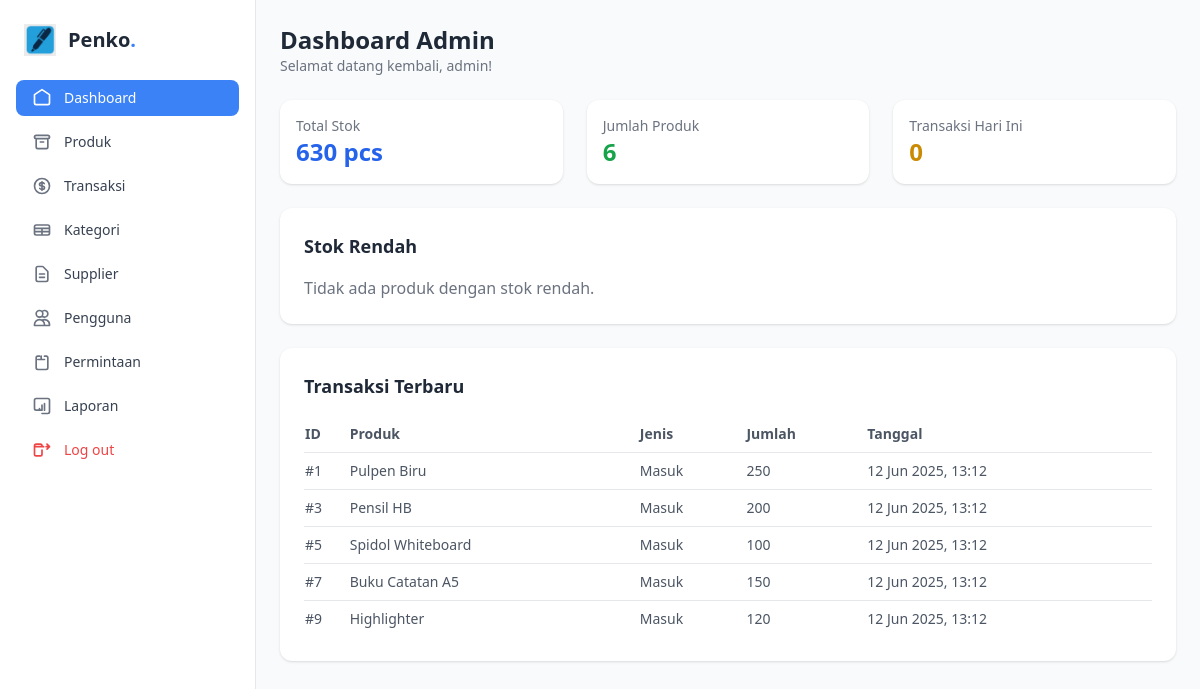
Page /admin/dashboard.php (signed in) on the committed database.
### tables this page shows
CREATE TABLE `transactions` (
  `id` INT AUTO_INCREMENT PRIMARY KEY,
  `product_id` int NOT NULL,
  `type` enum('masuk','keluar') NOT NULL,
  `quantity` int NOT NULL,
  `date` date NOT NULL,
  `user_id` int NOT NULL,
  `reference` varchar(100),
  `notes` text,
  `created_at` DATETIME DEFAULT CURRENT_TIMESTAMP,
  FOREIGN KEY (`product_id`) REFERENCES `products`(`id`) ON DELETE CASCADE,
  FOREIGN KEY (`user_id`) REFERENCES `users`(`id`) ON DELETE CASCADE
);

CREATE TABLE `products` (
  `id` INT AUTO_INCREMENT PRIMARY KEY,
  `name` varchar(100) NOT NULL,
  `description` text,
  `category_id` INT,
  `supplier_id` INT,
  `current_stock` int NOT NULL DEFAULT 0,
  `unit` varchar(20) NOT NULL,
  `price` DECIMAL(15,2) DEFAULT 0.00,
  `image` VARCHAR(255),
  `min_stock` int NOT NULL DEFAULT 10,
  `created_at` DATETIME DEFAULT CURRENT_TIMESTAMP,
  `updated_at` DATETIME DEFAULT CURRENT_TIMESTAMP ON UPDATE CURRENT_TIMESTAMP,
  FOREIGN KEY (`category_id`) REFERENCES `categories`(`id`) ON DELETE SET NULL,
  FOREIGN KEY (`supplier_id`) REFERENCES `suppliers`(`id`) ON DELETE SET NULL
);

### admin/dashboard.php (the view, shortened to what this page needs)
<?php
require_once '../koneksi/database.php';
function get_total_stock($conn) {
    $query = $conn->prepare("SELECT SUM(current_stock) AS total FROM products");
    $query->execute();
    $result = $query->get_result()->fetch_assoc();
    return $result['total'] ?? 0;
}
$product_count = 0;
$product_count_query = $conn->prepare("SELECT COUNT(*) AS product_count FROM products");
if ($product_count_query) {
    $product_count_query->execute();
    $product_count = $product_count_query->get_result()->fetch_assoc()['product_count'] ?? 0;
}
$today = date('Y-m-d');
$transaction_count = 0;
$transaction_count_query = $conn->prepare("SELECT COUNT(*) AS transaction_count FROM transactions WHERE DATE(date) = ?");
if ($transaction_count_query) {
    $transaction_count_query->bind_param("s", $today);
    $transaction_count_query->execute();
    $transaction_count = $transaction_count_query->get_result()->fetch_assoc()['transaction_count'] ?? 0;
}
$low_stock = [];
$low_stock_query = $conn->prepare("SELECT name, current_stock, min_stock FROM products WHERE current_stock <= min_stock");
if ($low_stock_query) {
    $low_stock_query->execute();
    $low_stock = $low_stock_query->get_result()->fetch_all(MYSQLI_ASSOC);
}
$recent_transactions = [];
$recent_transactions_query = $conn->prepare("
    SELECT t.id, t.type, t.quantity, t.created_at, p.name AS product_name
    FROM transactions t
    JOIN products p ON t.product_id = p.id
    ORDER BY t.created_at DESC
    LIMIT 5
");
if ($recent_transactions_query) {
    $recent_transactions_query->execute();
    $recent_transactions = $recent_transactions_query->get_result()->fetch_all(MYSQLI_ASSOC);
}
?>
<!DOCTYPE html>
<html lang="id">
<head>
    <script src="https://cdn.tailwindcss.com"></script>
</head>
<body class="bg-gray-50">
<div class="flex h-screen">
<aside class="w-64 bg-white border-r px-4 py-6 flex flex-col space-y-6">
    <div class="flex items-center space-x-3 px-2">
        <img src="../img/Logo.png" alt="Logo" class="h-8 w-8 object-cover" />
        <h1 class="text-xl font-semibold text-gray-800">Penko<span class="text-blue-500">.</span></h1>
    </div>
    <nav class="flex-1">
        <ul class="space-y-2">
            <li>
                <a href="dashboard.php" class="flex items-center px-4 py-2 rounded-lg text-white bg-blue-500 hover:bg-blue-600 transition">
                    <svg class="h-5 w-5 text-white" fill="none" stroke="currentColor" viewBox="0 0 24 24" xmlns="http://www.w3.org/2000/svg">
                        <path stroke-linecap="round" stroke-linejoin="round" stroke-width="2" d="M3 8l9-6 9 6v10a2 2 0 01-2 2H5a2 2 0 01-2-2V8z" />
                    </svg>
                    <span class="ml-3 text-sm font-medium">Dashboard</span>
                </a>
            </li>
            <li>
                <a href="products.php" class="flex items-center px-4 py-2 rounded-lg text-gray-700 hover:bg-blue-50 hover:text-blue-600 transition">
                    <svg class="h-5 w-5 text-gray-500" fill="none" stroke="currentColor" viewBox="0 0 24 24" xmlns="http://www.w3.org/2000/svg">
                        <path stroke-linecap="round" stroke-linejoin="round" stroke-width="2" d="M5 8h14M5 8a2 2 0 110-4h14a2 2 0 110 4M5 8v10a2 2 0 002 2h10a2 2 0 002-2V8m-9 4h4" />
                    </svg>
                    <span class="ml-3 text-sm font-medium">Produk</span>
                </a>
            </li>
            <li>
                <a href="transactions.php" class="flex items-center px-4 py-2 rounded-lg text-gray-700 hover:bg-blue-50 hover:text-blue-600 transition">
                    <span class="ml-3 text-sm font-medium">Transaksi</span>
                </a>
            </li>
            <li>
                <a href="categories.php" class="flex items-center px-4 py-2 rounded-lg text-gray-700 hover:bg-blue-50 hover:text-blue-600 transition">
                    <svg class="h-5 w-5 text-gray-500" fill="none" stroke="currentColor" viewBox="0 0 24 24" xmlns="http://www.w3.org/2000/svg">
                        <path stroke-linecap="round" stroke-linejoin="round" stroke-width="2" d="M3 10h18M3 14h18m-9-4v8m-7 0h14a2 2 0 002-2V8a2 2 0 00-2-2H5a2 2 0 00-2 2v8a2 2 0 002 2z" />
                    </svg>
                    <span class="ml-3 text-sm font-medium">Kategori</span>
                </a>
            </li>
            <li>
                <a href="suppliers.php" class="flex items-center px-4 py-2 rounded-lg text-gray-700 hover:bg-blue-50 hover:text-blue-600 transition">
                    <span class="ml-3 text-sm font-medium">Supplier</span>
                </a>
            </li>
            <li>
                <a href="users.php" class="flex items-center px-4 py-2 rounded-lg text-gray-700 hover:bg-blue-50 hover:text-blue-600 transition">
                    <svg class="h-5 w-5 text-gray-500" fill="none" stroke="currentColor" viewBox="0 0 24 24" xmlns="http://www.w3.org/2000/svg">
                        <path stroke-linecap="round" stroke-linejoin="round" stroke-width="2" d="M12 4.354a4 4 0 110 5.292M15 21H3v-1a6 6 0 0112 0v1zm0 0h6v-1a6 6 0 00-9-5.197M13 7a4 4 0 11-8 0 4 4 0 018 0z" />
                    </svg>
                    <span class="ml-3 text-sm font-medium">Pengguna</span>
                </a>
            </li>
            <li>
                <a href="requests.php" class="flex items-center px-4 py-2 rounded-lg text-gray-700 hover:bg-blue-50 hover:text-blue-600 transition">
                    <svg class="h-5 w-5 text-gray-500" fill="none" stroke="currentColor" viewBox="0 0 24 24" xmlns="http://www.w3.org/2000/svg">
                        <path stroke-linecap="round" stroke-linejoin="round" stroke-width="2" d="M9 5H7a2 2 0 00-2 2v12a2 2 0 002 2h10a2 2 0 002-2V7a2 2 0 00-2-2h-2m-4 0v4m0 0H7m4 0h4" />
                    </svg>
                    <span class="ml-3 text-sm font-medium">Permintaan</span>
                </a>
            </li>
            <li>
                <a href="reports.php" class="flex items-center px-4 py-2 rounded-lg text-gray-700 hover:bg-blue-50 hover:text-blue-600 transition">
                    <svg class="h-5 w-5 text-gray-500" fill="none" stroke="currentColor" viewBox="0 0 24 24" xmlns="http://www.w3.org/2000/svg">
                        <path stroke-linecap="round" stroke-linejoin="round" stroke-width="2" d="M9 17v-2m3 2v-6m3 6v-8m-9 8h6m-7 0H5a2 2 0 01-2-2V5a2 2 0 012-2h14a2 2 0 012 2v14a2 2 0 01-2 2h-7" />
                    </svg>
                    <span class="ml-3 text-sm font-medium">Laporan</span>
                </a>
            </li>
            <li>
                <a href="../logout.php" class="flex items-center px-4 py-2 rounded-lg text-red-500 hover:bg-red-50 hover:text-red-600 transition">
                    <svg class="h-5 w-5 text-red-500" fill="none" stroke="currentColor" viewBox="0 0 24 24" xmlns="http://www.w3.org/2000/svg">
                        <path stroke-linecap="round" stroke-linejoin="round" stroke-width="2" d="M17 8h4m0 0l-3-3m3 3l-3 3m-4-3H3m9 4v5a2 2 0 01-2 2H5a2 2 0 01-2-2V7a2 2 0 012-2h5a2 2 0 012 2v1" />
                    </svg>
                    <span class="ml-3 text-sm font-medium">Log out</span>
                </a>
            </li>
        </ul>
    </nav>
</aside>
    <main class="flex-1 p-6">
        <div class="mb-6">
            <h2 class="text-2xl font-semibold text-gray-800">Dashboard Admin</h2>
            <p class="text-sm text-gray-500">Selamat datang kembali, <?php echo htmlspecialchars($_SESSION['username'] ?? 'Admin'); ?>!</p>
        </div>
        <div class="grid grid-cols-1 md:grid-cols-3 gap-6 mb-6">
            <div class="bg-white p-4 rounded-xl shadow hover:shadow-md transition">
                <h4 class="text-sm text-gray-500">Total Stok</h4>
                <p class="text-2xl font-bold text-blue-600"><?php echo number_format(get_total_stock($conn), 0, ',', '.'); ?> pcs</p>
            </div>
            <div class="bg-white p-4 rounded-xl shadow hover:shadow-md transition">
                <h4 class="text-sm text-gray-500">Jumlah Produk</h4>
                <p class="text-2xl font-bold text-green-600"><?php echo number_format($product_count, 0, ',', '.'); ?></p>
            </div>
            <div class="bg-white p-4 rounded-xl shadow hover:shadow-md transition">
                <h4 class="text-sm text-gray-500">Transaksi Hari Ini</h4>
                <p class="text-2xl font-bold text-yellow-600"><?php echo number_format($transaction_count, 0, ',', '.'); ?></p>
            </div>
        </div>
        <div class="bg-white p-6 rounded-xl shadow mb-6">
            <h3 class="text-lg font-semibold text-gray-800 mb-4">Stok Rendah</h3>
            <?php if (!empty($low_stock)): ?>
                <table class="min-w-full text-sm text-gray-600">
                    <thead>
                        <tr>
                            <th class="text-left py-2">Produk</th>
                            <th class="text-left py-2">Stok</th>
                            <th class="text-left py-2">Min. Stok</th>
                        </tr>
                    </thead>
                    <tbody>
                        <?php foreach ($low_stock as $row): ?>
                            <tr class="border-t">
                                <td class="py-2"><?php echo htmlspecialchars($row['name']); ?></td>
                                <td class="py-2"><?php echo number_format($row['current_stock'], 0, ',', '.'); ?></td>
                                <td class="py-2"><?php echo number_format($row['min_stock'], 0, ',', '.'); ?></td>
                            </tr>
                        <?php endforeach; ?>
                    </tbody>
                </table>
            <?php else: ?>
                <p class="text-gray-500">Tidak ada produk dengan stok rendah.</p>
            <?php endif; ?>
        </div>
        <div class="bg-white p-6 rounded-xl shadow">
            <h3 class="text-lg font-semibold text-gray-800 mb-4">Transaksi Terbaru</h3>
            <?php if (!empty($recent_transactions)): ?>
                <table class="min-w-full text-sm text-gray-600">
                    <thead>
                        <tr>
                            <th class="text-left py-2">ID</th>
                            <th class="text-left py-2">Produk</th>
                            <th class="text-left py-2">Jenis</th>
                            <th class="text-left py-2">Jumlah</th>
                            <th class="text-left py-2">Tanggal</th>
                        </tr>
                    </thead>
                    <tbody>
                        <?php foreach ($recent_transactions as $row): ?>
                            <tr class="border-t">
                                <td class="py-2">#<?php echo $row['id']; ?></td>
                                <td class="py-2"><?php echo htmlspecialchars($row['product_name']); ?></td>
                                <td class="py-2"><?php echo ucfirst($row['type']); ?></td>
                                <td class="py-2"><?php echo number_format($row['quantity'], 0, ',', '.'); ?></td>
                                <td class="py-2"><?php echo date('d M Y, H:i', strtotime($row['created_at'])); ?></td>
                            </tr>
                        <?php endforeach; ?>
                    </tbody>
                </table>
            <?php else: ?>
                <p class="text-gray-500">Tidak ada transaksi terbaru.</p>
            <?php endif; ?>
        </div>
    </main>
</div>
</body>
</html>

### rows in the picture
transactions: id "1", product.name "Pulpen Biru", type "Masuk", quantity "250", created_at "12 Jun 2025, 13:12"
transactions: id "3", product.name "Pensil HB", type "Masuk", quantity "200", created_at "12 Jun 2025, 13:12"
transactions: id "5", product.name "Spidol Whiteboard", type "Masuk", quantity "100", created_at "12 Jun 2025, 13:12"
transactions: id "7", product.name "Buku Catatan A5", type "Masuk", quantity "150", created_at "12 Jun 2025, 13:12"
transactions: id "9", product.name "Highlighter", type "Masuk", quantity "120", created_at "12 Jun 2025, 13:12"

### other values in the picture
$_SESSION['username'] "admin"
get_total_stock($conn) "630"
$product_count "6"
$transaction_count "0"
